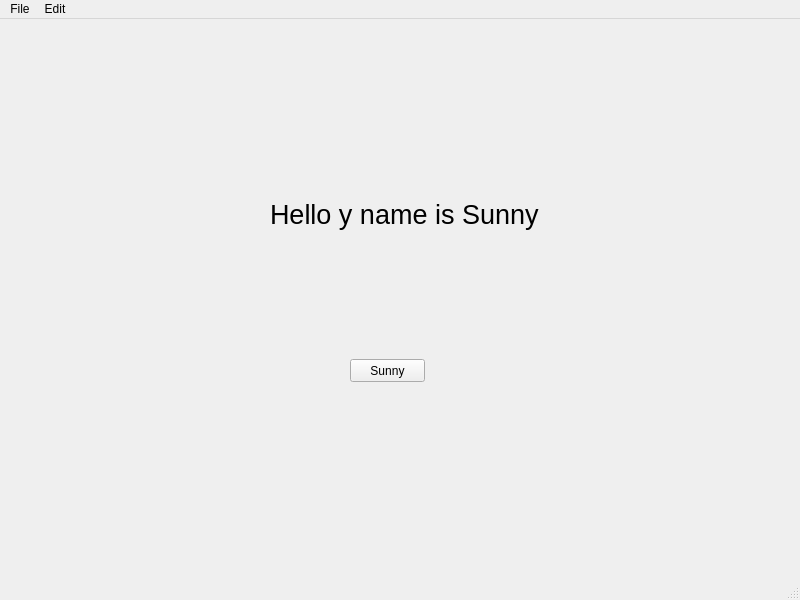
<?xml version="1.0" encoding="UTF-8"?>
<ui version="4.0">
 <class>MainWindow</class>
 <widget class="QMainWindow" name="MainWindow">
  <property name="geometry">
   <rect>
    <x>0</x>
    <y>0</y>
    <width>800</width>
    <height>600</height>
   </rect>
  </property>
  <property name="windowTitle">
   <string>MainWindow</string>
  </property>
  <widget class="QWidget" name="centralwidget">
   <widget class="QPushButton" name="btn1">
    <property name="geometry">
     <rect>
      <x>350</x>
      <y>340</y>
      <width>75</width>
      <height>23</height>
     </rect>
    </property>
    <property name="text">
     <string>Sunny</string>
    </property>
   </widget>
   <widget class="QLabel" name="label1">
    <property name="geometry">
     <rect>
      <x>270</x>
      <y>140</y>
      <width>351</width>
      <height>111</height>
     </rect>
    </property>
    <property name="font">
     <font>
      <pointsize>20</pointsize>
     </font>
    </property>
    <property name="text">
     <string>Hello y name is Sunny</string>
    </property>
   </widget>
  </widget>
  <widget class="QMenuBar" name="menubar">
   <property name="geometry">
    <rect>
     <x>0</x>
     <y>0</y>
     <width>800</width>
     <height>21</height>
    </rect>
   </property>
   <widget class="QMenu" name="menuFile">
    <property name="title">
     <string>File</string>
    </property>
    <addaction name="actionNew"/>
    <addaction name="actionSave"/>
   </widget>
   <widget class="QMenu" name="menuEdit">
    <property name="title">
     <string>Edit</string>
    </property>
    <widget class="QMenu" name="menuAnother_Sub_menu">
     <property name="title">
      <string>Another Sub menu</string>
     </property>
     <addaction name="actionHello"/>
     <addaction name="separator"/>
     <addaction name="actionBye"/>
    </widget>
    <addaction name="actionCopy"/>
    <addaction name="actionPaste"/>
    <addaction name="menuAnother_Sub_menu"/>
   </widget>
   <addaction name="menuFile"/>
   <addaction name="menuEdit"/>
  </widget>
  <widget class="QStatusBar" name="statusbar"/>
  <action name="actionNew">
   <property name="text">
    <string>New</string>
   </property>
   <property name="statusTip">
    <string>Create a new File</string>
   </property>
   <property name="shortcut">
    <string>Ctrl+N</string>
   </property>
  </action>
  <action name="actionSave">
   <property name="text">
    <string>Save</string>
   </property>
   <property name="statusTip">
    <string>Save the file</string>
   </property>
   <property name="shortcut">
    <string>Ctrl+S</string>
   </property>
  </action>
  <action name="actionCopy">
   <property name="text">
    <string>Edit</string>
   </property>
  </action>
  <action name="actionPaste">
   <property name="text">
    <string>Paste</string>
   </property>
  </action>
  <action name="actionHello">
   <property name="text">
    <string>Hello</string>
   </property>
  </action>
  <action name="actionBye">
   <property name="text">
    <string>Bye</string>
   </property>
  </action>
 </widget>
 <resources/>
 <connections/>
</ui>
